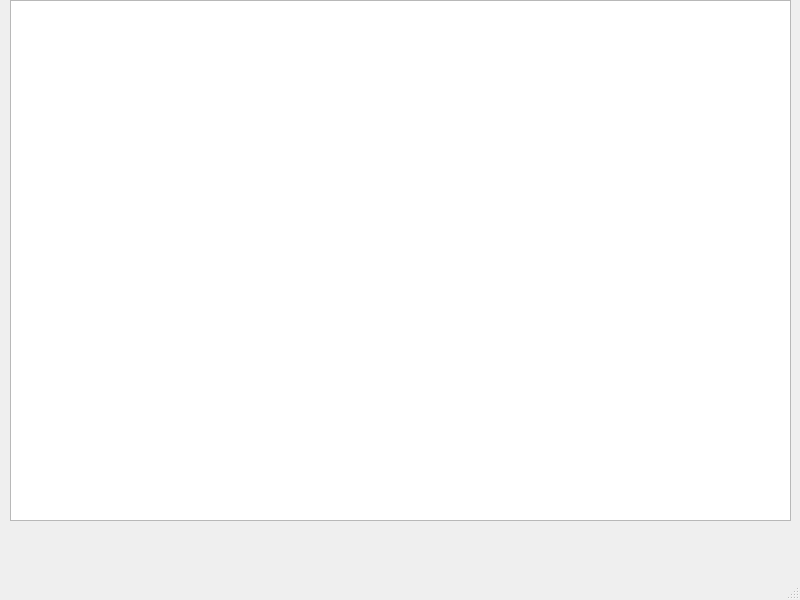
<?xml version="1.0" encoding="UTF-8"?>
<ui version="4.0">
 <class>MainWindow</class>
 <widget class="QMainWindow" name="MainWindow">
  <property name="geometry">
   <rect>
    <x>0</x>
    <y>0</y>
    <width>800</width>
    <height>600</height>
   </rect>
  </property>
  <property name="windowTitle">
   <string>MainWindow</string>
  </property>
  <widget class="QWidget" name="centralwidget">
   <widget class="QTableWidget" name="tableWidget">
    <property name="geometry">
     <rect>
      <x>10</x>
      <y>0</y>
      <width>781</width>
      <height>521</height>
     </rect>
    </property>
   </widget>
  </widget>
  <widget class="QMenuBar" name="menubar">
   <property name="geometry">
    <rect>
     <x>0</x>
     <y>0</y>
     <width>800</width>
     <height>26</height>
    </rect>
   </property>
  </widget>
  <widget class="QStatusBar" name="statusbar"/>
 </widget>
 <resources/>
 <connections/>
</ui>
